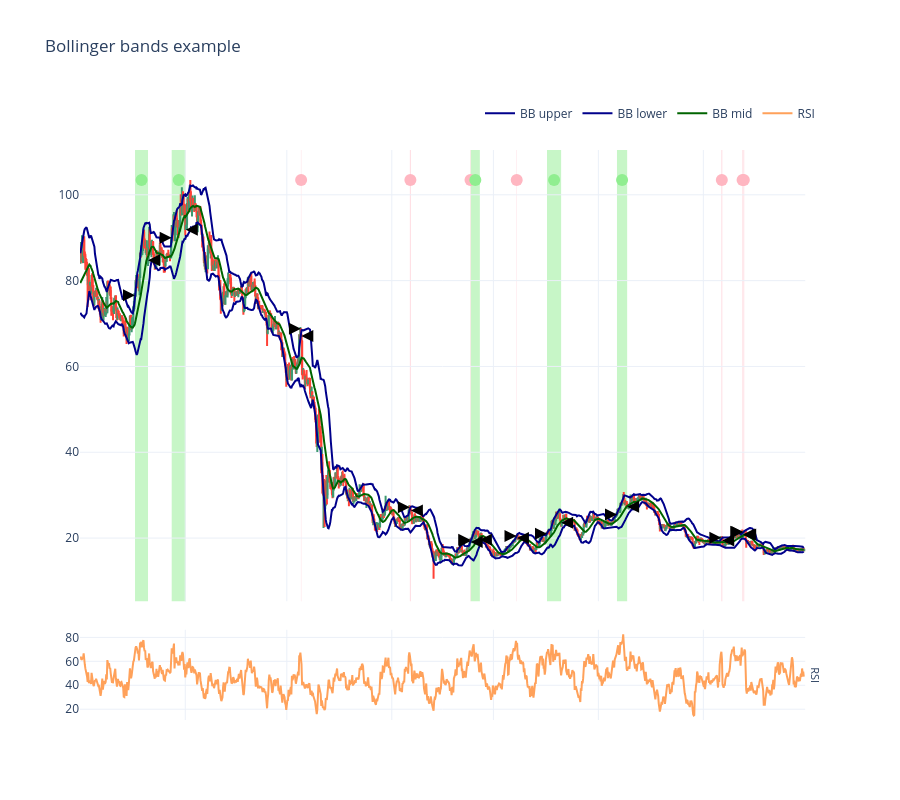

Write notebook code for a chart like this one.
### Markdown cell above
### Position chart

- Visualise individual positions over the price timeline

- Hover your mouse on the position marker circle to get its underlying details

- Positions closed for profit are marked green while losing ones are red

### Code cell
candles = universe.universe.candles.get_candles_by_pair(universe.get_single_pair().internal_id)

figure2 = visualise_single_pair_positions_with_duration_and_slippage(
    state,
    candles=candles,
    start_at=START_AT,
    end_at=END_AT,
    execution_context=executor
)

figure2.show()

### Figure 1 — Plotly figure (JSON) as saved in the notebook; plotly's stock layout.template omitted (floating-point values rounded to 4 significant figures; data arrays with more than 128 entries replaced by an {"elided": "..."} marker saying what was removed)
{"data": [{"close": {"elided": "1285 float values"}, "high": {"elided": "1285 float values"}, "hoverinfo": "text", "low": {"elided": "1285 float values"}, "open": {"elided": "1285 float values"}, "showlegend": false, "text": {"elided": "1285 str values"}, "type": "candlestick", "x": {"elided": "1285 str values"}, "xaxis": "x", "yaxis": "y"}, {"line": {"color": "darkblue", "shape": "linear"}, "mode": "lines", "name": "BB upper", "type": "scatter", "x": {"elided": "1284 str values"}, "xaxis": "x", "y": {"elided": "1284 float values"}, "yaxis": "y"}, {"line": {"color": "darkblue", "shape": "linear"}, "mode": "lines", "name": "BB lower", "type": "scatter", "x": {"elided": "1284 str values"}, "xaxis": "x", "y": {"elided": "1284 float values"}, "yaxis": "y"}, {"line": {"color": "darkgreen", "shape": "linear"}, "mode": "lines", "name": "BB mid", "type": "scatter", "x": {"elided": "1284 str values"}, "xaxis": "x", "y": {"elided": "1284 float values"}, "yaxis": "y"}, {"line": {"shape": "linear"}, "mode": "lines", "name": "RSI", "type": "scatter", "x": {"elided": "1284 str values"}, "xaxis": "x", "y": {"elided": "1284 float values"}, "yaxis": "y2"}, {"hoverinfo": "text", "hovertext": "Position #1<br><br>Profit: 478.18 USD<br>Profit: 10.6262 %<br><br>Entry price: 76.45 USD (mid price)<br>Entry price: 76.61 USD (expected)<br>Entry price: 76.61 USD (executed)<br>Entry slippage: 0.0000 %<br>Entry duration: 0:00:00<br><br>Exit price: 84.75 USD (expected)<br>Exit price: 84.75 USD (executed)<br>Exit slippage: 0.0000 %<br>Exit duration: 0:00:00<br>Avg buy price: 76.61 USD<br>Avg sell price: 84.75 USD<br><br>Duration: 3 days, 20:00:00<br>Started: 2022-03-17, 04:00:00 UTC (first trade started)<br>Ended: 2022-03-21, 00:00:00 UTC (last trade executed at)<br>", "marker": {"color": "LightGreen", "size": 12}, "mode": "markers", "showlegend": false, "type": "scatter", "x": ["2022-03-19T02:00:00"], "y": [103.4]}, {"hoverinfo": "text", "hovertext": "Position #2<br><br>Profit: 101.32 USD<br>Profit: 2.0551 %<br><br>Entry price: 89.82 USD (mid price)<br>Entry price: 90.00 USD (expected)<br>Entry price: 90.00 USD (executed)<br>Entry slippage: 0.0000 %<br>Entry duration: 0:00:00<br><br>Exit price: 91.85 USD (expected)<br>Exit price: 91.85 USD (executed)<br>Exit slippage: 0.0000 %<br>Exit duration: 0:00:00<br>Avg buy price: 90.00 USD<br>Avg sell price: 91.85 USD<br><br>Duration: 4 days, 4:00:00<br>Started: 2022-03-28, 00:00:00 UTC (first trade started)<br>Ended: 2022-04-01, 04:00:00 UTC (last trade executed at)<br>", "marker": {"color": "LightGreen", "size": 12}, "mode": "markers", "showlegend": false, "type": "scatter", "x": ["2022-03-30T02:00:00"], "y": [103.4]}, {"hoverinfo": "text", "hovertext": "Position #3<br><br>Stop loss triggered at: 67.27 USD<br><br>Profit: -121.28 USD<br>Profit: -2.4152 %<br><br>Entry price: 68.64 USD (mid price)<br>Entry price: 68.78 USD (expected)<br>Entry price: 68.78 USD (executed)<br>Entry slippage: 0.0000 %<br>Entry duration: 0:00:00<br><br>Exit price: 67.12 USD (expected)<br>Exit price: 67.12 USD (executed)<br>Exit slippage: 0.0000 %<br>Exit duration: 0:00:00<br>Avg buy price: 68.78 USD<br>Avg sell price: 67.12 USD<br><br>Duration: 2:45:00<br>Started: 2022-05-05, 04:00:00 UTC (first trade started)<br>Ended: 2022-05-05, 06:45:00 UTC (last trade executed at)<br>", "marker": {"color": "LightPink", "size": 12}, "mode": "markers", "showlegend": false, "type": "scatter", "x": ["2022-05-05T05:22:30"], "y": [103.4]}, {"hoverinfo": "text", "hovertext": "Position #4<br><br>Stop loss triggered at: 26.59 USD<br><br>Profit: -135.73 USD<br>Profit: -2.7630 %<br><br>Entry price: 27.14 USD (mid price)<br>Entry price: 27.19 USD (expected)<br>Entry price: 27.19 USD (executed)<br>Entry slippage: 0.0000 %<br>Entry duration: 0:00:00<br><br>Exit price: 26.44 USD (expected)<br>Exit price: 26.44 USD (executed)<br>Exit slippage: 0.0000 %<br>Exit duration: 0:00:00<br>Avg buy price: 27.19 USD<br>Avg sell price: 26.44 USD<br><br>Duration: 7:00:00<br>Started: 2022-06-06, 08:00:00 UTC (first trade started)<br>Ended: 2022-06-06, 15:00:00 UTC (last trade executed at)<br>", "marker": {"color": "LightPink", "size": 12}, "mode": "markers", "showlegend": false, "type": "scatter", "x": ["2022-06-06T11:30:00"], "y": [103.4]}, {"hoverinfo": "text", "hovertext": "Position #5<br><br>Stop loss triggered at: 19.18 USD<br><br>Profit: -125.36 USD<br>Profit: -2.6169 %<br><br>Entry price: 19.57 USD (mid price)<br>Entry price: 19.61 USD (expected)<br>Entry price: 19.61 USD (executed)<br>Entry slippage: 0.0000 %<br>Entry duration: 0:00:00<br><br>Exit price: 19.09 USD (expected)<br>Exit price: 19.09 USD (executed)<br>Exit slippage: 0.0000 %<br>Exit duration: 0:00:00<br>Avg buy price: 19.61 USD<br>Avg sell price: 19.09 USD<br><br>Duration: 3:15:00<br>Started: 2022-06-24, 04:00:00 UTC (first trade started)<br>Ended: 2022-06-24, 07:15:00 UTC (last trade executed at)<br>", "marker": {"color": "LightPink", "size": 12}, "mode": "markers", "showlegend": false, "type": "scatter", "x": ["2022-06-24T05:37:30"], "y": [103.4]}, {"hoverinfo": "text", "hovertext": "Position #6<br><br>Profit: 77.22 USD<br>Profit: 1.6509 %<br><br>Entry price: 19.27 USD (mid price)<br>Entry price: 19.31 USD (expected)<br>Entry price: 19.31 USD (executed)<br>Entry slippage: 0.0000 %<br>Entry duration: 0:00:00<br><br>Exit price: 19.63 USD (expected)<br>Exit price: 19.63 USD (executed)<br>Exit slippage: 0.0000 %<br>Exit duration: 0:00:00<br>Avg buy price: 19.31 USD<br>Avg sell price: 19.63 USD<br><br>Duration: 2 days, 16:00:00<br>Started: 2022-06-24, 08:00:00 UTC (first trade started)<br>Ended: 2022-06-27, 00:00:00 UTC (last trade executed at)<br>", "marker": {"color": "LightGreen", "size": 12}, "mode": "markers", "showlegend": false, "type": "scatter", "x": ["2022-06-25T16:00:00"], "y": [103.4]}, {"hoverinfo": "text", "hovertext": "Position #7<br><br>Stop loss triggered at: 20.06 USD<br><br>Profit: -117.32 USD<br>Profit: -2.4716 %<br><br>Entry price: 20.47 USD (mid price)<br>Entry price: 20.51 USD (expected)<br>Entry price: 20.51 USD (executed)<br>Entry slippage: 0.0000 %<br>Entry duration: 0:00:00<br><br>Exit price: 20.00 USD (expected)<br>Exit price: 20.00 USD (executed)<br>Exit slippage: 0.0000 %<br>Exit duration: 0:00:00<br>Avg buy price: 20.51 USD<br>Avg sell price: 20.00 USD<br><br>Duration: 2:45:00<br>Started: 2022-07-07, 20:00:00 UTC (first trade started)<br>Ended: 2022-07-07, 22:45:00 UTC (last trade executed at)<br>", "marker": {"color": "LightPink", "size": 12}, "mode": "markers", "showlegend": false, "type": "scatter", "x": ["2022-07-07T21:22:30"], "y": [103.4]}, {"hoverinfo": "text", "hovertext": "Position #8<br><br>Profit: 562.61 USD<br>Profit: 12.1217 %<br><br>Entry price: 20.98 USD (mid price)<br>Entry price: 21.02 USD (expected)<br>Entry price: 21.02 USD (executed)<br>Entry slippage: 0.0000 %<br>Entry duration: 0:00:00<br><br>Exit price: 23.57 USD (expected)<br>Exit price: 23.57 USD (executed)<br>Exit slippage: 0.0000 %<br>Exit duration: 0:00:00<br>Avg buy price: 21.02 USD<br>Avg sell price: 23.57 USD<br><br>Duration: 4 days, 4:00:00<br>Started: 2022-07-16, 20:00:00 UTC (first trade started)<br>Ended: 2022-07-21, 00:00:00 UTC (last trade executed at)<br>", "marker": {"color": "LightGreen", "size": 12}, "mode": "markers", "showlegend": false, "type": "scatter", "x": ["2022-07-18T22:00:00"], "y": [103.4]}, {"hoverinfo": "text", "hovertext": "Position #9<br><br>Profit: 366.93 USD<br>Profit: 7.1281 %<br><br>Entry price: 25.44 USD (mid price)<br>Entry price: 25.49 USD (expected)<br>Entry price: 25.49 USD (executed)<br>Entry slippage: 0.0000 %<br>Entry duration: 0:00:00<br><br>Exit price: 27.31 USD (expected)<br>Exit price: 27.31 USD (executed)<br>Exit slippage: 0.0000 %<br>Exit duration: 0:00:00<br>Avg buy price: 25.49 USD<br>Avg sell price: 27.31 USD<br><br>Duration: 3 days, 0:00:00<br>Started: 2022-08-06, 12:00:00 UTC (first trade started)<br>Ended: 2022-08-09, 12:00:00 UTC (last trade executed at)<br>", "marker": {"color": "LightGreen", "size": 12}, "mode": "markers", "showlegend": false, "type": "scatter", "x": ["2022-08-08T00:00:00"], "y": [103.4]}, {"hoverinfo": "text", "hovertext": "Position #10<br><br>Stop loss triggered at: 19.63 USD<br><br>Profit: -169.59 USD<br>Profit: -3.0958 %<br><br>Entry price: 20.03 USD (mid price)<br>Entry price: 20.07 USD (expected)<br>Entry price: 20.07 USD (executed)<br>Entry slippage: 0.0000 %<br>Entry duration: 0:00:00<br><br>Exit price: 19.45 USD (expected)<br>Exit price: 19.45 USD (executed)<br>Exit slippage: 0.0000 %<br>Exit duration: 0:00:00<br>Avg buy price: 20.07 USD<br>Avg sell price: 19.45 USD<br><br>Duration: 6:15:00<br>Started: 2022-09-06, 08:00:00 UTC (first trade started)<br>Ended: 2022-09-06, 14:15:00 UTC (last trade executed at)<br>", "marker": {"color": "LightPink", "size": 12}, "mode": "markers", "showlegend": false, "type": "scatter", "x": ["2022-09-06T11:07:30"], "y": [103.4]}, {"hoverinfo": "text", "hovertext": "Position #11<br><br>Stop loss triggered at: 21.01 USD<br><br>Profit: -157.10 USD<br>Profit: -2.9500 %<br><br>Entry price: 21.44 USD (mid price)<br>Entry price: 21.48 USD (expected)<br>Entry price: 21.48 USD (executed)<br>Entry slippage: 0.0000 %<br>Entry duration: 0:00:00<br><br>Exit price: 20.85 USD (expected)<br>Exit price: 20.85 USD (executed)<br>Exit slippage: 0.0000 %<br>Exit duration: 0:00:00<br>Avg buy price: 21.48 USD<br>Avg sell price: 20.85 USD<br><br>Duration: 4:15:00<br>Started: 2022-09-12, 12:00:00 UTC (first trade started)<br>Ended: 2022-09-12, 16:15:00 UTC (last trade executed at)<br>", "marker": {"color": "LightPink", "size": 12}, "mode": "markers", "showlegend": false, "type": "scatter", "x": ["2022-09-12T14:07:30"], "y": [103.4]}, {"hoverinfo": "text", "hovertext": "Position #12<br><br>Stop loss triggered at: 20.93 USD<br><br>Profit: -143.02 USD<br>Profit: -2.7589 %<br><br>Entry price: 21.36 USD (mid price)<br>Entry price: 21.40 USD (expected)<br>Entry price: 21.40 USD (executed)<br>Entry slippage: 0.0000 %<br>Entry duration: 0:00:00<br><br>Exit price: 20.81 USD (expected)<br>Exit price: 20.81 USD (executed)<br>Exit slippage: 0.0000 %<br>Exit duration: 0:00:00<br>Avg buy price: 21.40 USD<br>Avg sell price: 20.81 USD<br><br>Duration: 5:45:00<br>Started: 2022-09-12, 20:00:00 UTC (first trade started)<br>Ended: 2022-09-13, 01:45:00 UTC (last trade executed at)<br>", "marker": {"color": "LightPink", "size": 12}, "mode": "markers", "showlegend": false, "type": "scatter", "x": ["2022-09-12T22:52:30"], "y": [103.4]}, {"marker": {"color": "black", "line": {"width": 0}, "size": 12, "symbol": "arrow-right"}, "mode": "markers", "showlegend": false, "text": ["<Buy #1 58.74227215921536927932429387 WAVAX at 76.6058212355691, success phase>", "<Buy #3 54.78439523452999032320576906 WAVAX at 89.99570913692921, success phase>", "<Buy #5 73.00826740439387725501534876 WAVAX at 68.78059172746701, success phase>", "<Buy #7 180.6674785908900046499210866 WAVAX at 27.190276160943622, success phase>", "<Buy #9 244.3067352423911681369915843 WAVAX at 19.60748243072027, success phase>", "<Buy #11 242.2549025782297912872892907 WAVAX at 19.307837385042024, success phase>", "<Buy #13 231.4544102630147206105973525 WAVAX at 20.509074415755865, success phase>", "<Buy #15 220.8140598202307365320255766 WAVAX at 21.019156692678823, success phase>", "<Buy #17 201.9432646977277306575443743 WAVAX at 25.490689834684748, success phase>", "<Buy #19 272.9567869774091342222875186 WAVAX at 20.068787055179666, success phase>", "<Buy #21 247.8868867204226546470232771 WAVAX at 21.48271689181972, success phase>", "<Buy #23 242.1885571632129885390216794 WAVAX at 21.40438328623027, success phase>"], "type": "scatter", "x": ["2022-03-17T04:00:00", "2022-03-28T00:00:00", "2022-05-05T04:00:00", "2022-06-06T08:00:00", "2022-06-24T04:00:00", "2022-06-24T08:00:00", "2022-07-07T20:00:00", "2022-07-16T20:00:00", "2022-08-06T12:00:00", "2022-09-06T08:00:00", "2022-09-12T12:00:00", "2022-09-12T20:00:00"], "y": [76.61, 90.0, 68.78, 27.19, 19.61, 19.31, 20.51, 21.02, 25.49, 20.07, 21.48, 21.4]}, {"marker": {"color": "black", "line": {"width": 0}, "size": 12, "symbol": "arrow-left"}, "mode": "markers", "showlegend": false, "text": ["<Sell #2 58.74227215921536927932429387 WAVAX at 84.74609763941446, success phase>", "<Sell #4 54.78439523452999032320576906 WAVAX at 91.84520851254996, success phase>", "<Sell #6 73.00826740439387725501534876 WAVAX at 67.11939178145293, success phase>", "<Sell #8 180.6674785908900046499210866 WAVAX at 26.438996528520896, success phase>", "<Sell #10 244.3067352423911681369915843 WAVAX at 19.094367208533075, success phase>", "<Sell #12 242.2549025782297912872892907 WAVAX at 19.626590063819453, success phase>", "<Sell #14 231.4544102630147206105973525 WAVAX at 20.002181212750845, success phase>", "<Sell #16 220.8140598202307365320255766 WAVAX at 23.56704095591451, success phase>", "<Sell #18 201.9432646977277306575443743 WAVAX at 27.307693618707116, success phase>", "<Sell #20 272.9567869774091342222875186 WAVAX at 19.44749284391819, success phase>", "<Sell #22 247.8868867204226546470232771 WAVAX at 20.84897307503522, success phase>", "<Sell #24 242.1885571632129885390216794 WAVAX at 20.813856520945233, success phase>"], "type": "scatter", "x": ["2022-03-21T00:00:00", "2022-04-01T04:00:00", "2022-05-05T06:45:00", "2022-06-06T15:00:00", "2022-06-24T07:15:00", "2022-06-27T00:00:00", "2022-07-07T22:45:00", "2022-07-21T00:00:00", "2022-08-09T12:00:00", "2022-09-06T14:15:00", "2022-09-12T16:15:00", "2022-09-13T01:45:00"], "y": [84.75, 91.85, 67.12, 26.44, 19.09, 19.63, 20.0, 23.57, 27.31, 19.45, 20.85, 20.81]}], "layout": {"annotations": [{"font": {"size": 11}, "showarrow": false, "text": "RSI", "textangle": 90, "x": 0.98, "xanchor": "left", "xref": "paper", "y": 0.07917, "yanchor": "middle", "yref": "paper"}], "height": 800, "hovermode": "x unified", "legend": {"orientation": "h", "x": 1, "xanchor": "right", "y": 1.09, "yanchor": "top"}, "margin": {"t": 150}, "shapes": [{"fillcolor": "LightGreen", "layer": "below", "line": {"width": 0}, "opacity": 0.5, "type": "rect", "x0": "2022-03-17T04:00:00", "x1": "2022-03-21T00:00:00", "xref": "x", "y0": 0, "y1": 1, "yref": "y domain"}, {"line": {"color": "black", "width": 1}, "type": "line", "x0": "2022-03-17T04:00:00", "x1": "2022-03-17T04:00:00", "xref": "x", "y0": 76.61, "y1": 76.61, "yref": "y"}, {"line": {"color": "black", "width": 1}, "type": "line", "x0": "2022-03-21T00:00:00", "x1": "2022-03-21T00:00:00", "xref": "x", "y0": 84.75, "y1": 84.75, "yref": "y"}, {"fillcolor": "LightGreen", "layer": "below", "line": {"width": 0}, "opacity": 0.5, "type": "rect", "x0": "2022-03-28T00:00:00", "x1": "2022-04-01T04:00:00", "xref": "x", "y0": 0, "y1": 1, "yref": "y domain"}, {"line": {"color": "black", "width": 1}, "type": "line", "x0": "2022-03-28T00:00:00", "x1": "2022-03-28T00:00:00", "xref": "x", "y0": 90.0, "y1": 90.0, "yref": "y"}, {"line": {"color": "black", "width": 1}, "type": "line", "x0": "2022-04-01T04:00:00", "x1": "2022-04-01T04:00:00", "xref": "x", "y0": 91.85, "y1": 91.85, "yref": "y"}, {"fillcolor": "LightPink", "layer": "below", "line": {"width": 0}, "opacity": 0.5, "type": "rect", "x0": "2022-05-05T04:00:00", "x1": "2022-05-05T06:45:00", "xref": "x", "y0": 0, "y1": 1, "yref": "y domain"}, {"line": {"color": "black", "width": 1}, "type": "line", "x0": "2022-05-05T04:00:00", "x1": "2022-05-05T04:00:00", "xref": "x", "y0": 68.78, "y1": 68.78, "yref": "y"}, {"line": {"color": "black", "width": 1}, "type": "line", "x0": "2022-05-05T06:45:00", "x1": "2022-05-05T06:45:00", "xref": "x", "y0": 67.12, "y1": 67.12, "yref": "y"}, {"fillcolor": "LightPink", "layer": "below", "line": {"width": 0}, "opacity": 0.5, "type": "rect", "x0": "2022-06-06T08:00:00", "x1": "2022-06-06T15:00:00", "xref": "x", "y0": 0, "y1": 1, "yref": "y domain"}, {"line": {"color": "black", "width": 1}, "type": "line", "x0": "2022-06-06T08:00:00", "x1": "2022-06-06T08:00:00", "xref": "x", "y0": 27.19, "y1": 27.19, "yref": "y"}, {"line": {"color": "black", "width": 1}, "type": "line", "x0": "2022-06-06T15:00:00", "x1": "2022-06-06T15:00:00", "xref": "x", "y0": 26.44, "y1": 26.44, "yref": "y"}, {"fillcolor": "LightPink", "layer": "below", "line": {"width": 0}, "opacity": 0.5, "type": "rect", "x0": "2022-06-24T04:00:00", "x1": "2022-06-24T07:15:00", "xref": "x", "y0": 0, "y1": 1, "yref": "y domain"}, {"line": {"color": "black", "width": 1}, "type": "line", "x0": "2022-06-24T04:00:00", "x1": "2022-06-24T04:00:00", "xref": "x", "y0": 19.61, "y1": 19.61, "yref": "y"}, {"line": {"color": "black", "width": 1}, "type": "line", "x0": "2022-06-24T07:15:00", "x1": "2022-06-24T07:15:00", "xref": "x", "y0": 19.09, "y1": 19.09, "yref": "y"}, {"fillcolor": "LightGreen", "layer": "below", "line": {"width": 0}, "opacity": 0.5, "type": "rect", "x0": "2022-06-24T08:00:00", "x1": "2022-06-27T00:00:00", "xref": "x", "y0": 0, "y1": 1, "yref": "y domain"}, {"line": {"color": "black", "width": 1}, "type": "line", "x0": "2022-06-24T08:00:00", "x1": "2022-06-24T08:00:00", "xref": "x", "y0": 19.31, "y1": 19.31, "yref": "y"}, {"line": {"color": "black", "width": 1}, "type": "line", "x0": "2022-06-27T00:00:00", "x1": "2022-06-27T00:00:00", "xref": "x", "y0": 19.63, "y1": 19.63, "yref": "y"}, {"fillcolor": "LightPink", "layer": "below", "line": {"width": 0}, "opacity": 0.5, "type": "rect", "x0": "2022-07-07T20:00:00", "x1": "2022-07-07T22:45:00", "xref": "x", "y0": 0, "y1": 1, "yref": "y domain"}, {"line": {"color": "black", "width": 1}, "type": "line", "x0": "2022-07-07T20:00:00", "x1": "2022-07-07T20:00:00", "xref": "x", "y0": 20.51, "y1": 20.51, "yref": "y"}, {"line": {"color": "black", "width": 1}, "type": "line", "x0": "2022-07-07T22:45:00", "x1": "2022-07-07T22:45:00", "xref": "x", "y0": 20.0, "y1": 20.0, "yref": "y"}, {"fillcolor": "LightGreen", "layer": "below", "line": {"width": 0}, "opacity": 0.5, "type": "rect", "x0": "2022-07-16T20:00:00", "x1": "2022-07-21T00:00:00", "xref": "x", "y0": 0, "y1": 1, "yref": "y domain"}, {"line": {"color": "black", "width": 1}, "type": "line", "x0": "2022-07-16T20:00:00", "x1": "2022-07-16T20:00:00", "xref": "x", "y0": 21.02, "y1": 21.02, "yref": "y"}, {"line": {"color": "black", "width": 1}, "type": "line", "x0": "2022-07-21T00:00:00", "x1": "2022-07-21T00:00:00", "xref": "x", "y0": 23.57, "y1": 23.57, "yref": "y"}, {"fillcolor": "LightGreen", "layer": "below", "line": {"width": 0}, "opacity": 0.5, "type": "rect", "x0": "2022-08-06T12:00:00", "x1": "2022-08-09T12:00:00", "xref": "x", "y0": 0, "y1": 1, "yref": "y domain"}, {"line": {"color": "black", "width": 1}, "type": "line", "x0": "2022-08-06T12:00:00", "x1": "2022-08-06T12:00:00", "xref": "x", "y0": 25.49, "y1": 25.49, "yref": "y"}, {"line": {"color": "black", "width": 1}, "type": "line", "x0": "2022-08-09T12:00:00", "x1": "2022-08-09T12:00:00", "xref": "x", "y0": 27.31, "y1": 27.31, "yref": "y"}, {"fillcolor": "LightPink", "layer": "below", "line": {"width": 0}, "opacity": 0.5, "type": "rect", "x0": "2022-09-06T08:00:00", "x1": "2022-09-06T14:15:00", "xref": "x", "y0": 0, "y1": 1, "yref": "y domain"}, {"line": {"color": "black", "width": 1}, "type": "line", "x0": "2022-09-06T08:00:00", "x1": "2022-09-06T08:00:00", "xref": "x", "y0": 20.07, "y1": 20.07, "yref": "y"}, {"line": {"color": "black", "width": 1}, "type": "line", "x0": "2022-09-06T14:15:00", "x1": "2022-09-06T14:15:00", "xref": "x", "y0": 19.45, "y1": 19.45, "yref": "y"}, {"fillcolor": "LightPink", "layer": "below", "line": {"width": 0}, "opacity": 0.5, "type": "rect", "x0": "2022-09-12T12:00:00", "x1": "2022-09-12T16:15:00", "xref": "x", "y0": 0, "y1": 1, "yref": "y domain"}, {"line": {"color": "black", "width": 1}, "type": "line", "x0": "2022-09-12T12:00:00", "x1": "2022-09-12T12:00:00", "xref": "x", "y0": 21.48, "y1": 21.48, "yref": "y"}, {"line": {"color": "black", "width": 1}, "type": "line", "x0": "2022-09-12T16:15:00", "x1": "2022-09-12T16:15:00", "xref": "x", "y0": 20.85, "y1": 20.85, "yref": "y"}, {"fillcolor": "LightPink", "layer": "below", "line": {"width": 0}, "opacity": 0.5, "type": "rect", "x0": "2022-09-12T20:00:00", "x1": "2022-09-13T01:45:00", "xref": "x", "y0": 0, "y1": 1, "yref": "y domain"}, {"line": {"color": "black", "width": 1}, "type": "line", "x0": "2022-09-12T20:00:00", "x1": "2022-09-12T20:00:00", "xref": "x", "y0": 21.4, "y1": 21.4, "yref": "y"}, {"line": {"color": "black", "width": 1}, "type": "line", "x0": "2022-09-13T01:45:00", "x1": "2022-09-13T01:45:00", "xref": "x", "y0": 20.81, "y1": 20.81, "yref": "y"}], "title": {"text": "Bollinger bands example", "y": 0.95}, "xaxis": {"anchor": "y", "domain": [0, 0.98], "matches": "x2", "rangeslider": {"visible": false}, "showticklabels": false}, "xaxis2": {"anchor": "y2", "domain": [0, 0.98], "rangeslider": {"visible": false}}, "yaxis": {"anchor": "x", "domain": [0.2083, 1], "showspikes": true, "spikedash": "dot", "spikemode": "across", "spikesnap": "cursor", "spikethickness": 1}, "yaxis2": {"anchor": "x2", "domain": [0, 0.1583], "showspikes": true, "spikedash": "dot", "spikemode": "across", "spikesnap": "cursor", "spikethickness": 1}}}
